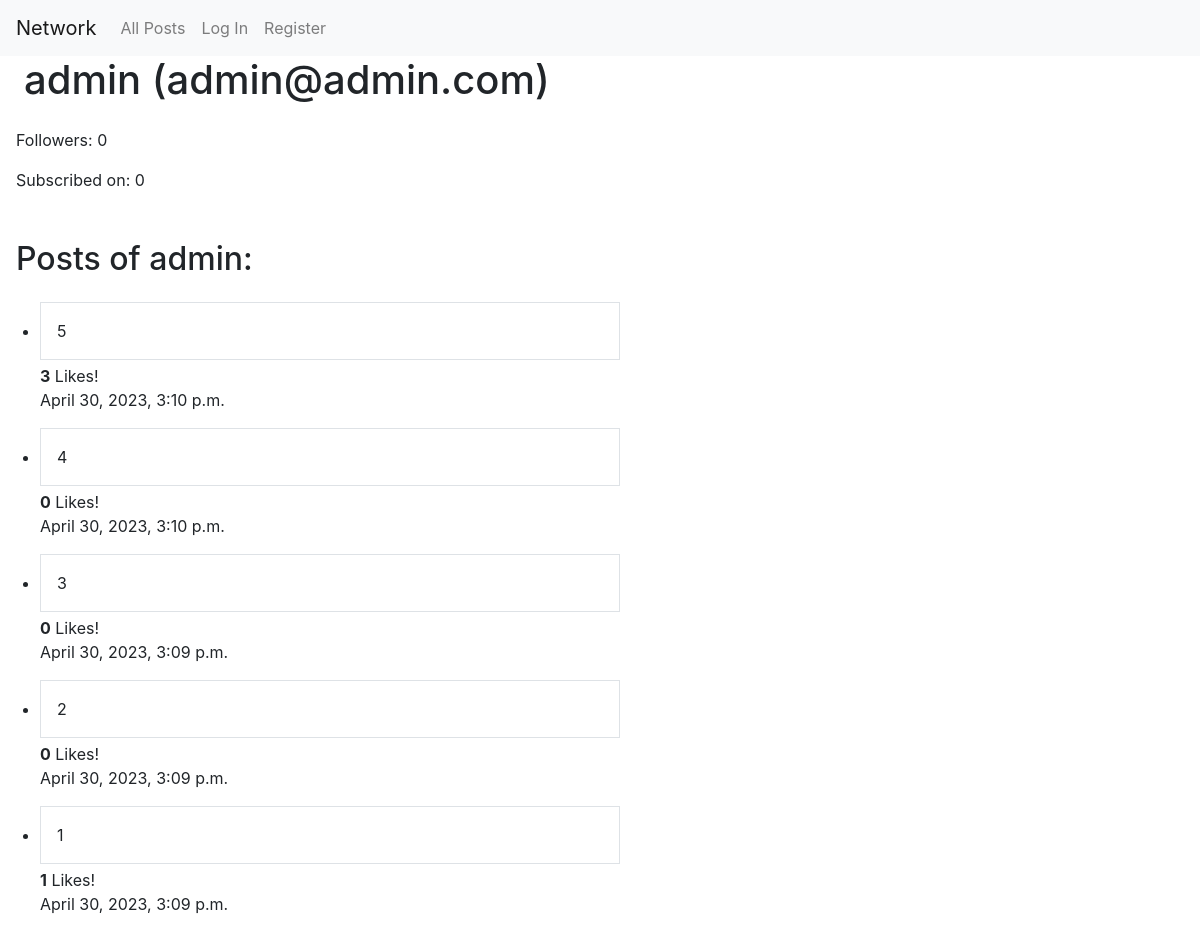
Before: /profile/1 with the older database file.
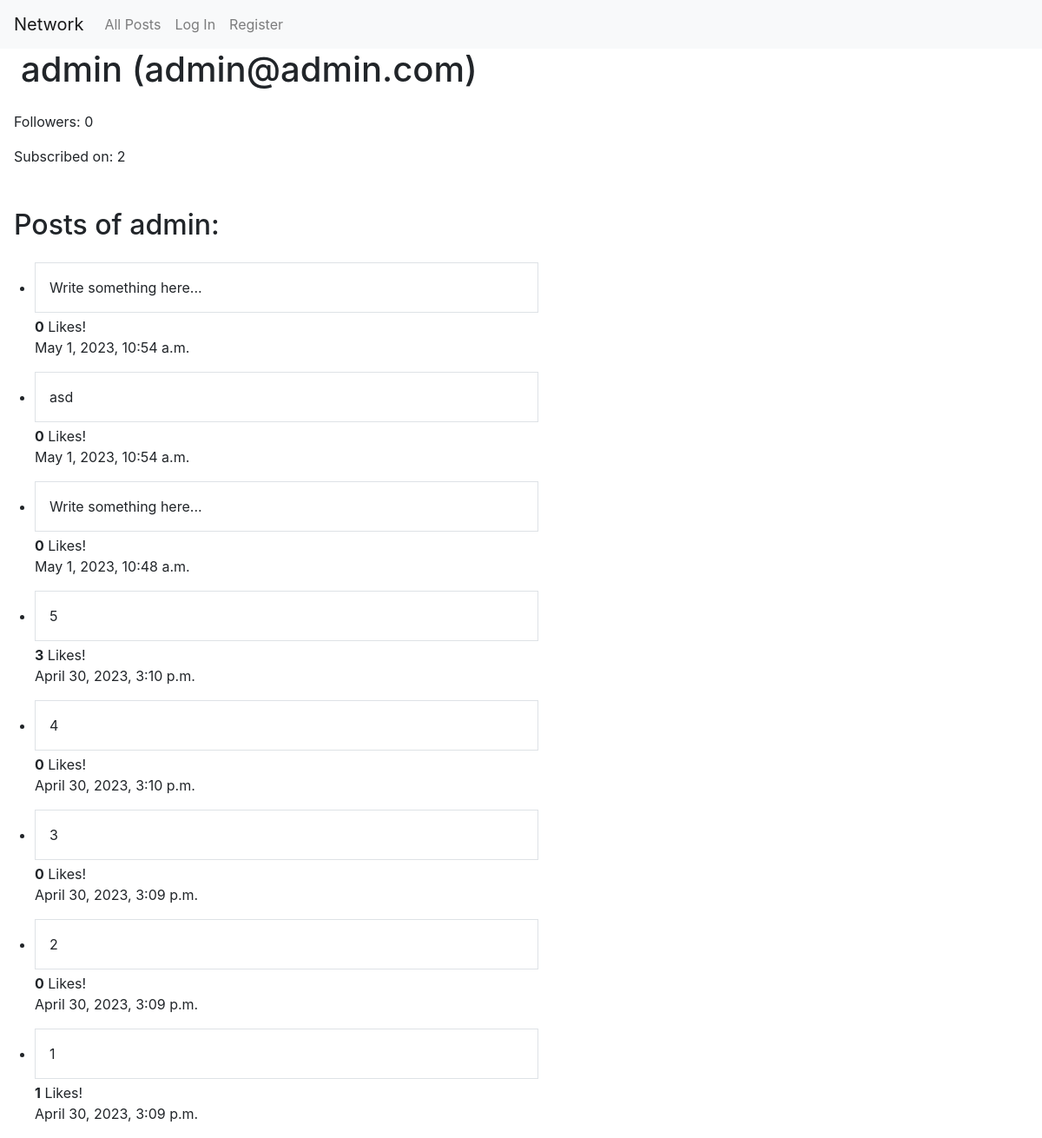
After: the same page with the newer database file.
### network/models.py (models this page shows, shortened)
class User(AbstractUser):
    pass

class Post(models.Model):
    author = models.ForeignKey(User, on_delete=models.CASCADE, related_name="posts")
    content = models.CharField(max_length=150)
    likes = models.ManyToManyField(User, blank=True, verbose_name="Users that liked post", related_name="liked_posts")
    date = models.DateTimeField(auto_now_add=True)

### network/views.py (the view)
# urls.py: path("profile/<int:user_id>", views.profile, name="profile"),
def profile(request, user_id):
    profile = User.objects.get(pk=user_id)
    followers = Follow.objects.filter(target=profile).count()
    follows =  Follow.objects.filter(follower=profile).count()
    posts = Post.objects.filter(author=profile).order_by("-date")
    return render(request, "network/profile.html", {
        "profile": profile,
        "followers": followers,
        "follows": follows,
        "posts": posts,
    })

### network/templates/network/profile.html (shortened to what this page needs)
{% extends "network/layout.html" %}
{% block body %}
<h1 class="px-4">{{ profile }} ({{ profile.email }})</h1>
<div class="p-3">
	<p>Followers: <span id="followers">{{ followers }}</span></p>
	<p id="follows">Subscribed on: {{ follows }}</p>
</div>
<h2 class="p-3">Posts of {{ profile }}:</h2>
<ul>
	{% for post in posts %}
		<li>
			<div id="content_{{ post.id }}" class="p-3 border w-50 mb-1">{{ post.content }}</div>
			<div><b id="likeCount_{{ post.id }}">{{ post.likes.count }}</b> Likes!
                    </div>
			<p>{{ post.date }}</p>
		</li>
	{% endfor %}
</ul>
{% endblock %}

### network/templates/network/layout.html (shortened to what this page needs)
{% load static %}
<!DOCTYPE html>
<html lang="en">
    <head>
        <link rel="stylesheet" href="https://stackpath.bootstrapcdn.com/bootstrap/4.4.1/css/bootstrap.min.css">
        <link href="{% static 'network/styles.css' %}" rel="stylesheet">
    </head>
    <body>
        <nav class="navbar navbar-expand-lg navbar-light bg-light">
            <a class="navbar-brand" href="{% url 'index' %}">Network</a>
            <div>
              <ul class="navbar-nav mr-auto">
                <li class="nav-item">
                  <a class="nav-link" href="{% url 'index' %}">All Posts</a>
                </li>
                {% if user.is_authenticated %}
                    <li class="nav-item">
                        <a class="nav-link" href="{% url 'following_posts' %}">Following</a>
                    </li>
                    <li class="nav-item">
                        <a class="nav-link" href="{% url 'logout' %}">Log Out</a>
                    </li>
                {% else %}
                    <li class="nav-item">
                        <a class="nav-link" href="{% url 'login' %}">Log In</a>
                    </li>
                    <li class="nav-item">
                        <a class="nav-link" href="{% url 'register' %}">Register</a>
                    </li>
                {% endif %}
              </ul>
            </div>
          </nav>
        <div class="body">
            {% block body %}
            {% endblock %}
        </div>
    </body>
</html>

Changed rows visible on the page:
added Post: content "Write something here...", likes.count "0", date "May 1, 2023, 10:54 a.m."
added Post: content "asd", likes.count "0", date "May 1, 2023, 10:54 a.m."
added Post: content "Write something here...", likes.count "0", date "May 1, 2023, 10:48 a.m."
Other visible differences:
{{ follows }}: "0" → "2"
